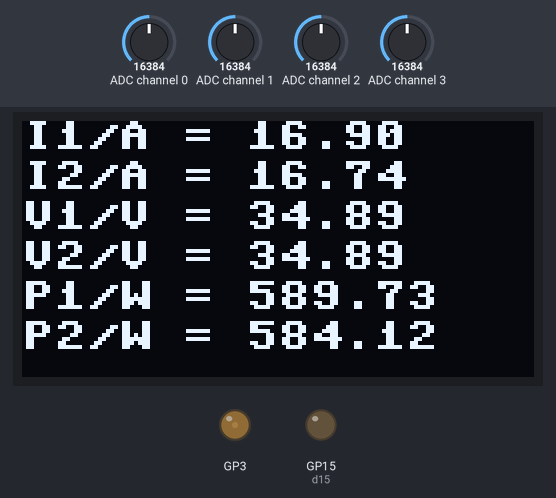
Bench run of a program on a simulated Raspberry Pi Pico running MicroPython. On the bench: 128×64 one-colour display, output pins drawn as LEDs (lit = HIGH). Inputs (shaded band) come from the test bench; at power-on: ADC channel 0 = 16384, ADC channel 1 = 16384, ADC channel 2 = 16384, ADC channel 3 = 16384 (analog values on the 0–32767 scale). Library files of the repository ran but are not shown: ADC_ADS1115_03.py, sh1106.py; what the program prints to the serial console is not drawn.

Above: at 1.2 s.
1.3 s: ADC channel 0 set to 3088
At 2.6 s:
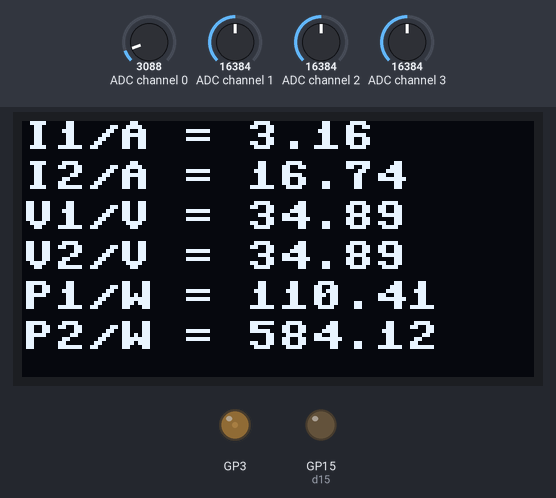
2.9 s: ADC channel 0 set to 2512
At 4.7 s:
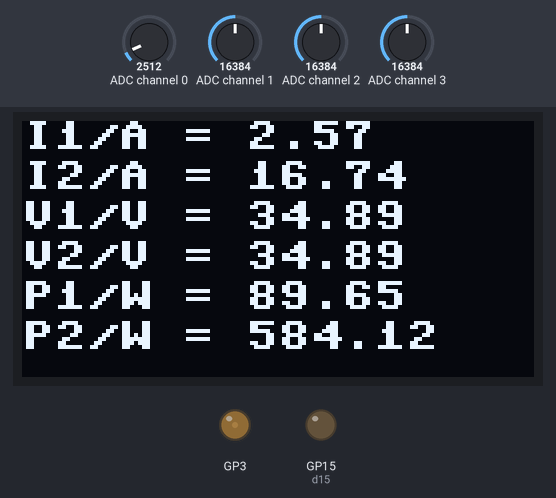
5.0 s: ADC channel 1 set to 2992
At 6.6 s:
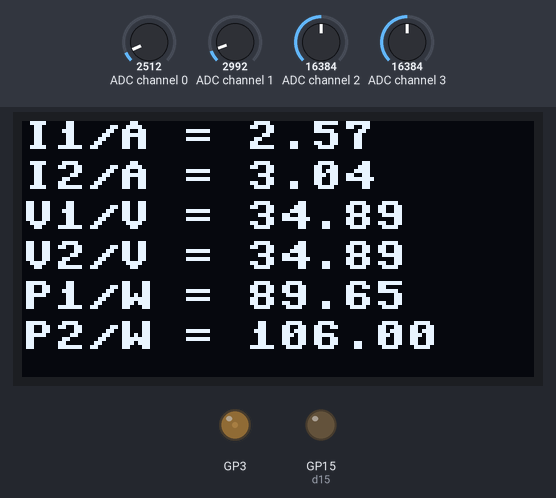
7.1 s: ADC channel 1 set to 2608
At 8.5 s:
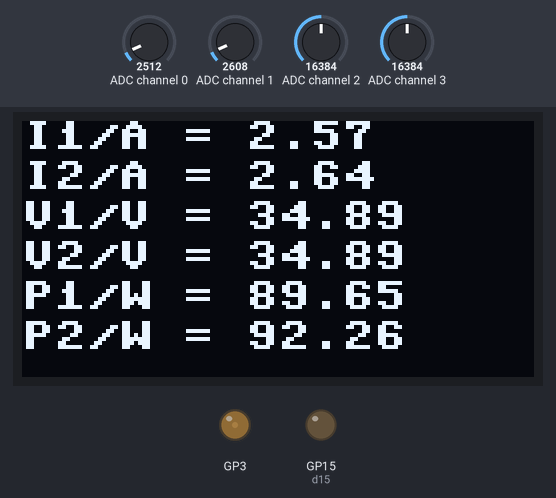
9.2 s: ADC channel 2 set to 22936
At 11.6 s:
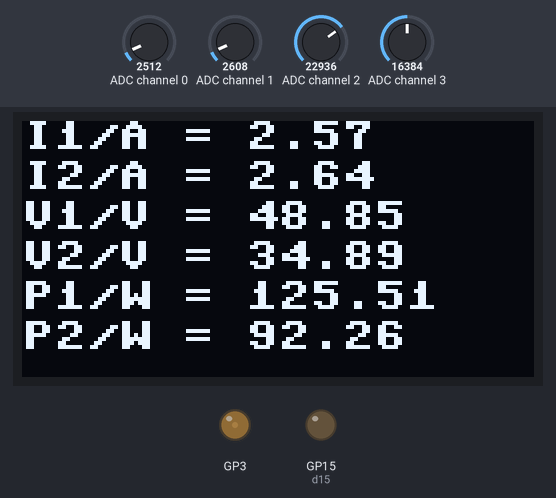
12.2 s: ADC channel 3 set to 983
At 13.6 s:
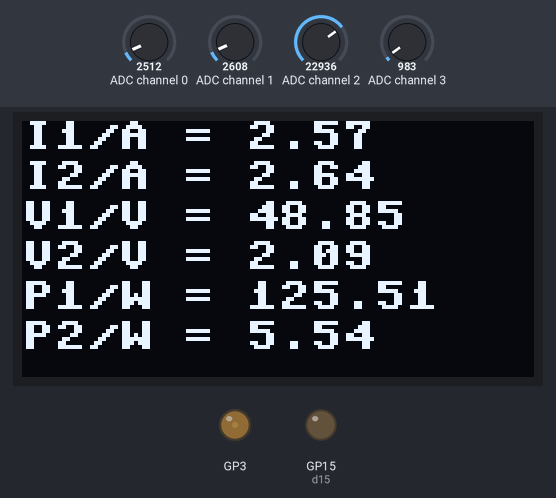
Timing chart, 0 to 15.2 s (numbered marks = the images above; inputs shaded):
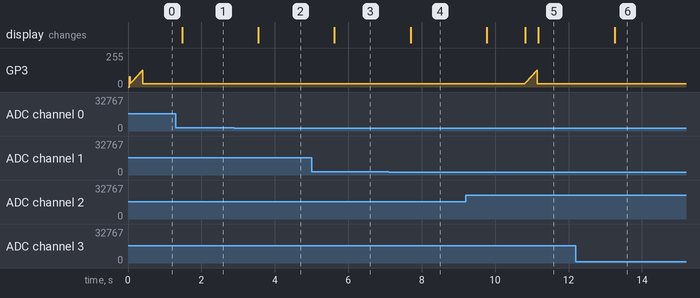

The program:

mpptrack_01.py
```python
'''Measure voltages, currents and power for a quadrupole
   Track  MPP
'''


# ADC factors + offset:
k0 = 1.02584814
k1 = 1.016
k2 = 21*1.007
k3 = 21*1.007
offset0 = 0.00085
offset1 = 0.0008

#--------------------------------------------------------------

from ADC_ADS1115_03 import ADS1115
import time
from machine import Pin, I2C
from OLED_03 import OLED
from pwmc import PWMc

d15 = Pin(15, Pin.OUT)          # for debugging purposes
i2c_channel = 0
sclpin = 9
sdapin = 8
i2c = I2C(i2c_channel, scl=Pin(sclpin), sda=Pin(sdapin))
adc = ADS1115(i2c, address = 72, gain = 1)
oled = OLED(128, 64, i2c, rotate = 180)
oled.clear()
PWMpin = 3
PWMfreq = 16E3
pw = PWMc(PWMpin, freq= PWMfreq)
pwmgen = pw

#--------------------------------------------------------------

class Measure4pole():
    def __init__(self, adc, pwmgen, adcrate = 4, nbmean = 3 , oled = None):
        # Hardware related:
        self.adc = adc
        self.pwmgen = pwmgen
        self.oled = oled
        self.adcrate = adcrate
        self.nbmean = nbmean

        # Default: calculated values using ADC factors + offset:
        self.cooked = True

        # PWM generator:
        self.pwmval = 0
        self.pwm_min = 0.1
        self.pwm_max = 0.5
        self.pwm_step = 0.01

        # Use ADC factors + offset
        self.set_calibration()

        # self.values = i1, i2, v1, v2, p1, p2, eta
        self.values = ()

        # for print: counter + title every e.g. 10 lines
        self.print_counter = 0
        self.title_every = 10


    def set_calibration(self, k0=1, k1=1, k2=21, k3=21, offset0=0, offset1 = 0):
        # set default calibration by using set_calibration() or use variables
        self.k0 = k0
        self.k1 = k1
        self.k2 = k2
        self.k3 = k3
        self.offset0 = offset0
        self.offset1 = offset1


    def measure(self):
        # Measure currents, voltages, powers and efficiency
        self.rawvalues = adc.read_all_meanvalue(rate = self.adcrate,  nb = self.nbmean)
        i1, i2, v1, v2, p1, p2, eta = self.calculate()
        self.values = i1, i2, v1, v2, p1, p2, eta
        return i1, i2, v1, v2, p1, p2, eta

    def mpp_track(self, printflag = True):
        # Tracks maximum power point in PWM range between self.pwm_min and  self.pwm_max  using  self.pwm_step
        # returns p2max, p1max, pwmopt, i1max, i2max, pwmopt
        # printflag decides if values are printed
        ## Note: Only in this function pwm values are int in % because range is used
        p2max = 0
        pmin = int(self.pwm_min * 100)
        pmax = int(self.pwm_max * 100)
        step = int(self.pwm_step * 100)
        for p in range(pmin, pmax , step):

            self.set_pwm(p/100)
            i1, i2, v1, v2, p1, p2, eta = self.measure()

            if p2 > p2max:

                i1max = i1
                i2max = i2
                p1max = p1
                p2max = p2
                pwmopt = p

            if printflag:
                print( '# PWM track', '\t', p,'\t', '%2.2f' % i1, '\t', '%2.2f' % i2, '\t', '%2.2f' % v1, '\t', '%2.2f' % v2, '\t', '%3.0f' % p1, '\t', '%3.0f' % p2, '\t', '%1.2f' % eta)

        self.pwmval = pwmopt/100
        pw.set_pwm(pwmopt/100)

        return p2max, p1max, pwmopt, i1max, i2max, pwmopt

    def print_values(self):
        # prints counter, pwm, i1, i2, v1, v2, p1, p2, eta
        i1, i2, v1, v2, p1, p2, eta = self.values
        pwm = self.pwmval * 100

        if (self.print_counter % self.title_every == 0):
            print('# i \t pwm%', '\t',  'I1/A', '\t', 'I2/A', '\t', 'V1/V', '\t', 'V2/V', '\t', 'P1/W', '\t', 'P2/W', '\t', 'eta')
        print(self.print_counter, '\t','%2.0f' % pwm, '\t',  '%2.2f' % i1, '\t', '%2.2f' % i2, '\t', '%2.2f' % v1, '\t', '%2.2f' % v2, '\t', '%3.0f' % p1, '\t', '%3.0f' % p2, '\t', '%1.2f' % eta)
        self.print_counter += 1

    def calculate(self):

        v = self.rawvalues
        for i in range(0,3):

            if v[i] <= 0:
                v[i] = 0

            if self.cooked == True:
                v[0] = v[0] - self.offset0
                v[1] = v[1] - self.offset1

                i1 = v[0] *10 * self.k0
                i2 = v[1] *10 * self.k1
                v1 = v[2] * self.k2
                v2 = v[3] * self.k3
            else:
                i1 = v[0]
                i2 = v[1]
                v1 = v[2]
                v2 = v[3]

            if v1 <0:
                v1 = 0
            if v2 <0:
                v2 = 0

            p1 = v1 * i1
            p2 = v2 * i2

            if (p1 >=  p2) & (p2 > 0):
                eta = p2/p1
            else:
                eta = 0
        return i1, i2, v1, v2, p1, p2, eta

    def set_pwm(self, pwmval):
        self.pwmgen.set_pwm(pwmval)
        self.pwmval = pwmval


    def print_oled(self):
        # Display values if oled is defined
        if self.oled:
            i1, i2, v1, v2, p1, p2, eta = self.values
            self.oled.clear()
            s =  'I1/A = %2.2f' % i1
            s += '\tI2/A = %2.2f' % i2
            s += '\tV1/V = %2.2f' % v1
            s += '\tV2/V = %2.2f' % v2
            s += '\tP1/W = %2.2f' % p1
            s += '\tP2/W = %2.2f' % p2

            self.oled.print_s(s)

#--------------------------------------------------------------

# Define object with or without connected OLED:
m4p = Measure4pole(adc, pwmgen, oled = oled)
#m4p = Measure4pole(adc, pwmgen, oled = None)

m4p.set_calibration(k0, k1, k2, k3, offset0, offset1)
m4p.set_pwm(0.3)

# Track MPP, set PWM accordingly in regular intervals
# Display values
i = 0
while True:
    if i % 10 == 0:
        if oled:
            oled.print("MPP tracking")
        m4p.mpp_track()

    ##i1, i2, v1, v2, p1, p2, eta = m4p.measure()
    m4p.measure()
    m4p.print_values()
    m4p.print_oled()
    i += 1
    time.sleep(1)
```

OLED_03.py
```python
from sh1106 import SH1106_I2C, SH1106

class OLED(SH1106_I2C):

    def __init__(self, width, height, i2c, res=None, addr=0x3c,
                 rotate=0, external_vcc=False):
        self.currentline = 0
        self.maxline = 5

        self.i2c = i2c
        self.addr = addr
        self.res = res

        # init base class:
        SH1106_I2C.__init__(self, width, height, i2c, res = res, addr=addr,
                 rotate=rotate, external_vcc=external_vcc)


    def clear(self):
        self.fill(0)
        self.currentline = 0


    def text(self, text, x, y):
        self.text(text, x, y)

    def write_line(self, text, line):
        '''write text to OLED into line 0...5'''
        self.text(text, 0, line * 10)
        self.show()


    def print(self, text, autoclear = True):
        '''print string s to OLED and automatically go to next row
           with clear before line 0'''
        if self.currentline == 0:
            if autoclear == True:
                self.fill(0)

        self.write_line(text,  self.currentline )
        self.currentline += 1
        if self.currentline > self.maxline:
            self.currentline = 0


    def print_s(self, s, separator = '\t'):
        '''print string s to OLED
        s -> multiple rows, separated by '\t'   '''

        sarray = s.split(separator)
        self.fill(0)
        self.currentline = 0
        for item in sarray:
            #self.print(item)
            self.text(item, 0, self.currentline * 10)
            self.currentline += 1
            if self.currentline > self.maxline:
                self.currentline = 0
        self.show()


if __name__ == "__main__":
    from machine import Pin, I2C
    import time


    i2c = I2C(0, scl=Pin(9), sda=Pin(8))
    #oled = SH1106_I2C(128, 64, i2c)
    oled = OLED(128, 64, i2c, rotate = 180)

    def test1():
        oled.clear()
        oled.print("TEST OLED PRINT")
        for i in range(0,8):
            #oled.print_line("TEST " + str(i))
            oled.print("TEST " + str(i))
            time.sleep(0.2)
            oled.show()

    def test2():
        oled.clear()

        oled.text("TEST OLED", 0, 0)      # text, x, y, colour (1 = white)
        #oled.text("TEST OLED",5,5)
        oled.text("by JCF",5,15)
        oled.text("Another row", 5, 25)
        oled.text("Yet another row", 5, 35)
        oled.text("And one more", 5, 45)
        oled.show()


    def test3():
        oled.clear()
        oled.text("TEST ", 30, 0)
        oled.hline(10,10, 20, 1)
        oled.vline(10, 20, 30, 1)
        oled.line(10, 10, 50, 50, 1)
        oled.rect(20, 20, 60, 40, 1)
        oled.fill_rect(80, 20, 20, 20, 1)
        oled.show()


    def test4():
        oled.clear()
        for i in range(0,6):
            #oled.print_line("TEST LINE" + str(i))
            oled.print("TEST LINE" + str(i))
        oled.show()

    def test5():
        s = "Hello \t world \t ! \t 3.14     \t The answer is \t 42"
        oled.print_s(s)
        '''
        time.sleep(1)
        s = "123456789 \t ! \t 3.14     \t The answer is \t 42\t Hitchhiker"
        oled.print_s(s)
        '''

    def test_all():
        test1()
        time.sleep(1)
        test2()
        time.sleep(1)
        test3()
        time.sleep(1)
        test4()
        time.sleep(1)
        test5()
        time.sleep(1)


    test_all()
    #test5()
    
```

pwmc.py
```python
''' Class PWMc allows setting of PWM 0 to 1   (0 to 100%)
    and changing frequency while keeping PWM value'''

from machine import PWM, Pin

class PWMc:
    def __init__(self, pin, freq = 5000):
        # set PWM pin + frequency
        self.pwm = PWM(Pin(pin))
        self.pwm.freq(int(freq))
        self.pwm.duty_u16(0)


    def set_pwm(self, value):
        # set PWM value 0.0 to  1.0, returns integer value 0...65535 corresponding to PWM
        self.value = value                 # remember last value
        pwmval = int(65535 * value)
        if pwmval > 65535: pwmval = 65535
        if pwmval < 0: pwmval = 0
        self.pwm.duty_u16(pwmval)
        return pwmval


    def set_freq(self, freq):
        # set new PWM frequency without changing the PWM value, returns frequency
        self.pwm.freq(int(freq))
        self.set_pwm(self.value)
        return self.pwm.freq()

    def stop(self):
        # deinit PWM
        self.set_pwm(0)
        self.pwm.deinit()


if __name__ == '__main__':
    print("Start PWM on GPIO 3, 200kHz, 60%")
    pw = PWMc(3, freq= 200E3)
    pw.set_pwm(0.6)

    import time
    time.sleep(2)

    print("Setting frequency to 1MHz")
    f = pw.set_freq(1000E3)
    print(f, "Hz")

    time.sleep(2)

    print("Setting PWM to 20%")
    d = pw.set_pwm(0.2)
    print(d ,"/ 65535")

    time.sleep(2)

    print("PWM stopped")
    pw.stop()
```

Measured:
- after the input at 1.3 s, the display: changes after 0.17 s (image 1)
- after the input at 2.9 s, the display: changes after 0.65 s (image 2)
- after the input at 5.0 s, the display: changes after 0.63 s (image 3)
- after the input at 7.1 s, the display: changes after 0.60 s (image 4)
- after the input at 9.2 s, the display: changes after 0.58 s (image 5)
- after the input at 12.2 s, the display: changes after 1.1 s (image 6)
- by itself, GP3: rises from 25/255 to 125/255 in 0.32 s, then falls to 25/255 in 0.01 s
